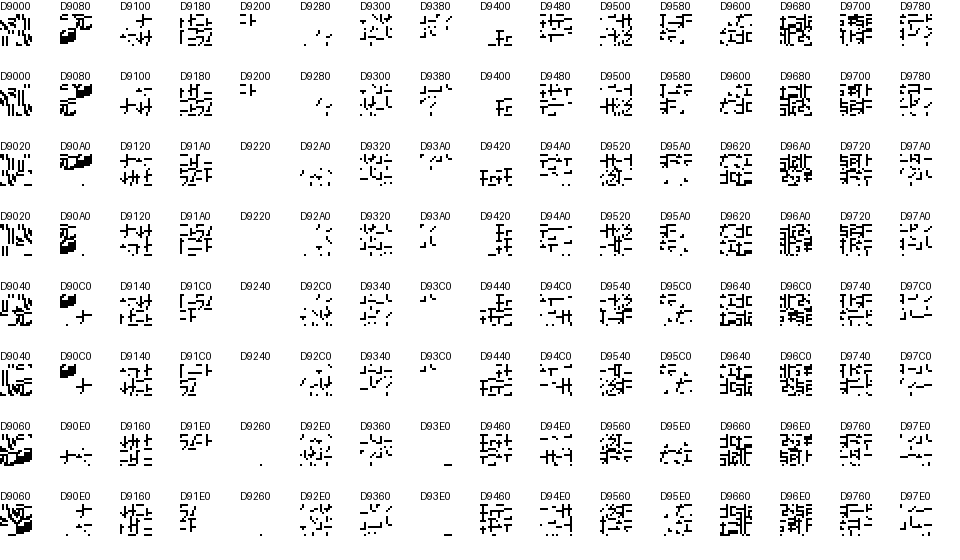

Source code (Python):
from pathlib import Path
from PIL import Image,ImageDraw
b=Path('霸王三国志-免登录版/roms/三國志II-霸王三国志.md').read_bytes()
im=Image.new('RGB',(16*60,8*70),'white');d=ImageDraw.Draw(im)
for variant in range(8):
 start=0xd9000+variant//2*32
 for i in range(16):
  x=i*60;y=variant*70
  d.text((x,y),f'{start+i*128:05X}',fill='black')
  for t in range(4):
   tx,ty=(t%2,t//2) if variant%2==0 else (t//2,t%2)
   for row in range(8):
    for col in range(8):
     v=b[start+i*128+t*32+row*4+col//2];v=(v>>4 if col%2==0 else v&15)
     if v:d.rectangle((x+(tx*8+col)*2,y+14+(ty*8+row)*2,x+(tx*8+col)*2+1,y+14+(ty*8+row)*2+1),fill='black')
im.save('.rea_tmp/name_variants.png')
